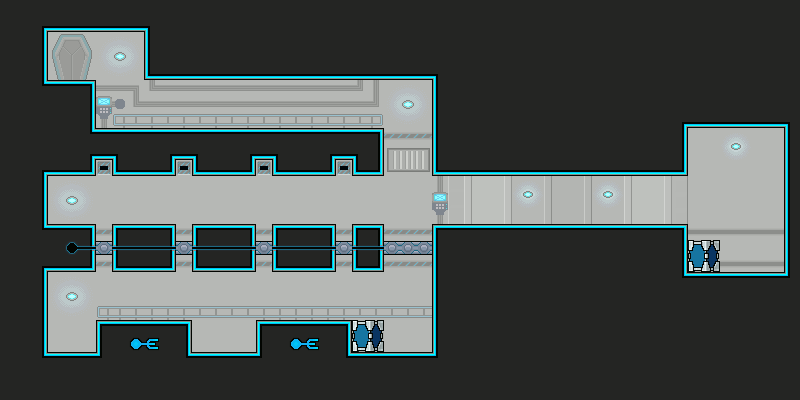

Rendered tile map (Tiled .tmx) drawn with the repository's tilesets; below, a short description and the map source with its tile grids summarised:
An orthogonal 50x25 tile map with 16x16 px tiles, 1 tile layer (Tile Layer 1), 2 tilesets and 28 objects (4x script_BombSpawn).

<map version="1.0" orientation="orthogonal" renderorder="right-down" width="50" height="25" tilewidth="16" tileheight="16">
 <tileset firstgid="1" source="main.tsx" />
 <tileset firstgid="501" source="objects.tsx" />
 <layer name="Tile Layer 1" width="50" height="25">
  <data>[1250 cells, 1250 non-empty, 76 distinct tile ids]</data>
 </layer>
 <objectgroup name="Object Layer 1">
  <object gid="501" x="40" y="92" />
  <object gid="507" x="40" y="248" />
  <object gid="504" x="40" y="360" />
  <object gid="506" x="736" y="288" />
  <object gid="510" x="312" y="148" />
  <object gid="505" x="320" y="152" />
  <object gid="505" x="308" y="152" />
  <object gid="505" x="288" y="152" />
  <object gid="505" x="228" y="152" />
  <object gid="505" x="212" y="152" />
  <object gid="503" x="72" y="288" />
  <object gid="503" x="152" y="288" />
  <object gid="503" x="232" y="288" />
  <object gid="503" x="312" y="288" />
  <object name="script_BombSpawn" x="88" y="152" width="32" height="32">
   <properties>
    <property name="delay" value="0" />
    <property name="interval" value="300" />
   </properties>
  </object>
  <object name="script_BombSpawn" x="168" y="152" width="32" height="32">
   <properties>
    <property name="delay" value="75" />
    <property name="interval" value="300" />
   </properties>
  </object>
  <object name="script_BombSpawn" x="248" y="152" width="32" height="32">
   <properties>
    <property name="delay" value="150" />
    <property name="interval" value="300" />
   </properties>
  </object>
  <object name="script_BombSpawn" x="328" y="152" width="32" height="32">
   <properties>
    <property name="delay" value="225" />
    <property name="interval" value="300" />
   </properties>
  </object>
  <object gid="508" x="112" y="328" />
  <object gid="508" x="272" y="328" />
  <object gid="507" x="112" y="344" />
  <object gid="507" x="272" y="344" />
  <object gid="506" x="368" y="368" />
  <object gid="506" x="368" y="368" />
  <object gid="503" x="348" y="120" />
  <object gid="505" x="704" y="288" />
  <object gid="505" x="728" y="288" />
  <object gid="505" x="664" y="264" />
 </objectgroup>
</map>
